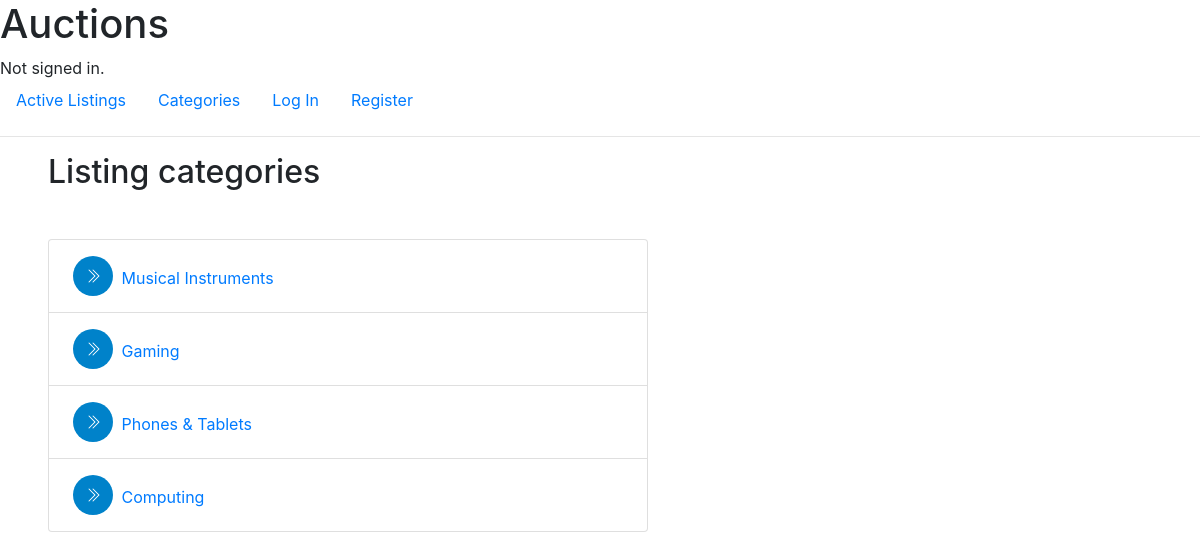
The page /categories on the database its author committed.
### auctions/models.py (models this page shows, shortened)
class Category(models.Model):
    categoryName = models.CharField(max_length=64)

### auctions/views.py (the view)
# urls.py: path("categories", views.displayCategories, name="categories"),
def displayCategories(request):
    categories = Category.objects.all()
    context = {'categories': categories}
    return render(request, "auctions/category.html", context)

### auctions/templates/auctions/category.html (shortened to what this page needs)
{% extends "auctions/layout.html" %}
{% load static %}
{% block body %}
<h2 class="w-50 mx-5 mb-5">Listing categories</h2>
<ul class="list-group w-50 mx-5">
    {% for category in categories %}
        <div class="list-group-item">
            <span class="d-inline-flex align-items-center justify-content-center text-white rounded-circle m-1 me-2" style="background-color: #0082ca; width: 40px; height: 40px;">
            </span>
            <a href="/categories/{{ category.categoryName }}">{{ category.categoryName}}</a>
        </div>
    {% endfor %}
</ul>
{% endblock %}

### rows shown on the page
Category: categoryName "Musical Instruments"
Category: categoryName "Gaming"
Category: categoryName "Phones & Tablets"
Category: categoryName "Computing"
